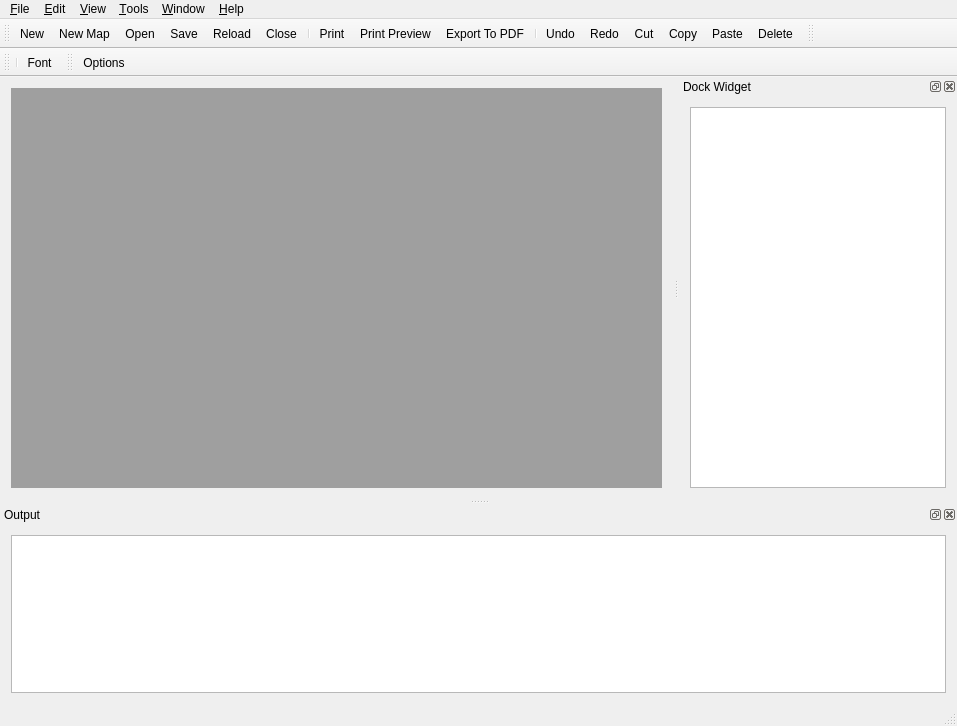
<?xml version="1.0" encoding="UTF-8"?>
<ui version="4.0">
 <class>QbrtMainWindow</class>
 <widget class="QMainWindow" name="QbrtMainWindow">
  <property name="geometry">
   <rect>
    <x>0</x>
    <y>0</y>
    <width>957</width>
    <height>726</height>
   </rect>
  </property>
  <property name="windowTitle">
   <string>AppMDI MainWindow</string>
  </property>
  <widget class="QWidget" name="centralWidget">
   <layout class="QGridLayout" name="gridLayout">
    <item row="0" column="0">
     <widget class="QMdiArea" name="mdiArea">
      <property name="minimumSize">
       <size>
        <width>500</width>
        <height>400</height>
       </size>
      </property>
      <property name="viewMode">
       <enum>QMdiArea::TabbedView</enum>
      </property>
     </widget>
    </item>
   </layout>
  </widget>
  <widget class="QMenuBar" name="menuBar">
   <property name="geometry">
    <rect>
     <x>0</x>
     <y>0</y>
     <width>957</width>
     <height>21</height>
    </rect>
   </property>
   <widget class="QMenu" name="menu_File">
    <property name="title">
     <string>&amp;File</string>
    </property>
    <widget class="QMenu" name="menuNew_Plot">
     <property name="title">
      <string>New Plot</string>
     </property>
     <addaction name="action_Plot_2D"/>
     <addaction name="action_Plot_3D"/>
    </widget>
    <addaction name="action_New"/>
    <addaction name="action_New_Map"/>
    <addaction name="menuNew_Plot"/>
    <addaction name="action_Open"/>
    <addaction name="action_Reload"/>
    <addaction name="action_Save"/>
    <addaction name="action_Save_As"/>
    <addaction name="action_Print"/>
    <addaction name="action_Print_Preview"/>
    <addaction name="action_Export_To_PDF"/>
    <addaction name="separator"/>
    <addaction name="action_Exit"/>
   </widget>
   <widget class="QMenu" name="menu_Edit">
    <property name="title">
     <string>&amp;Edit</string>
    </property>
    <widget class="QMenu" name="menu_Format">
     <property name="title">
      <string>&amp;Format</string>
     </property>
     <addaction name="action_Font"/>
     <addaction name="separator"/>
    </widget>
    <addaction name="action_Undo"/>
    <addaction name="action_Redo"/>
    <addaction name="separator"/>
    <addaction name="action_Cut"/>
    <addaction name="action_Copy"/>
    <addaction name="action_Paste"/>
    <addaction name="action_Delete"/>
    <addaction name="action_Select_All"/>
    <addaction name="separator"/>
    <addaction name="menu_Format"/>
    <addaction name="separator"/>
    <addaction name="action_Read_Only"/>
    <addaction name="action_Globe"/>
   </widget>
   <widget class="QMenu" name="menu_Window">
    <property name="title">
     <string>&amp;Window</string>
    </property>
    <addaction name="action_Close"/>
    <addaction name="action_Close_All"/>
    <addaction name="separator"/>
    <addaction name="action_Tile"/>
    <addaction name="action_Cascade"/>
    <addaction name="separator"/>
    <addaction name="action_Next"/>
    <addaction name="action_Previous"/>
   </widget>
   <widget class="QMenu" name="menu_Help">
    <property name="title">
     <string>&amp;Help</string>
    </property>
    <addaction name="action_About"/>
   </widget>
   <widget class="QMenu" name="menu_View">
    <property name="title">
     <string>&amp;View</string>
    </property>
   </widget>
   <widget class="QMenu" name="menu_Tools">
    <property name="title">
     <string>&amp;Tools</string>
    </property>
    <addaction name="action_Options"/>
    <addaction name="mAction_Test"/>
   </widget>
   <addaction name="menu_File"/>
   <addaction name="menu_Edit"/>
   <addaction name="menu_View"/>
   <addaction name="menu_Tools"/>
   <addaction name="menu_Window"/>
   <addaction name="menu_Help"/>
  </widget>
  <widget class="QToolBar" name="mainToolBar">
   <property name="windowTitle">
    <string>Main Toolbar</string>
   </property>
   <property name="iconSize">
    <size>
     <width>16</width>
     <height>16</height>
    </size>
   </property>
   <attribute name="toolBarArea">
    <enum>TopToolBarArea</enum>
   </attribute>
   <attribute name="toolBarBreak">
    <bool>false</bool>
   </attribute>
   <addaction name="action_New"/>
   <addaction name="action_New_Map"/>
   <addaction name="action_Open"/>
   <addaction name="action_Save"/>
   <addaction name="action_Reload"/>
   <addaction name="action_Close"/>
   <addaction name="separator"/>
   <addaction name="action_Print"/>
   <addaction name="action_Print_Preview"/>
   <addaction name="action_Export_To_PDF"/>
   <addaction name="separator"/>
   <addaction name="action_Undo"/>
   <addaction name="action_Redo"/>
   <addaction name="action_Cut"/>
   <addaction name="action_Copy"/>
   <addaction name="action_Paste"/>
   <addaction name="action_Delete"/>
  </widget>
  <widget class="QStatusBar" name="mStatusBar"/>
  <widget class="QDockWidget" name="Tool_dockWidget">
   <property name="sizePolicy">
    <sizepolicy hsizetype="MinimumExpanding" vsizetype="MinimumExpanding">
     <horstretch>0</horstretch>
     <verstretch>0</verstretch>
    </sizepolicy>
   </property>
   <property name="floating">
    <bool>false</bool>
   </property>
   <property name="allowedAreas">
    <set>Qt::LeftDockWidgetArea|Qt::RightDockWidgetArea</set>
   </property>
   <property name="windowTitle">
    <string>Dock Widget</string>
   </property>
   <attribute name="dockWidgetArea">
    <number>2</number>
   </attribute>
   <widget class="QWidget" name="dockWidgetContents">
    <layout class="QHBoxLayout" name="horizontalLayout">
     <item>
      <widget class="Editor" name="Tool_textEdit"/>
     </item>
    </layout>
   </widget>
  </widget>
  <widget class="QDockWidget" name="mOutput_dockWidget">
   <property name="minimumSize">
    <size>
     <width>518</width>
     <height>140</height>
    </size>
   </property>
   <property name="windowTitle">
    <string>Output</string>
   </property>
   <attribute name="dockWidgetArea">
    <number>8</number>
   </attribute>
   <widget class="QWidget" name="dockWidgetContents_3">
    <layout class="QHBoxLayout" name="horizontalLayout_2">
     <item>
      <widget class="Editor" name="Output_textEdit">
       <property name="minimumSize">
        <size>
         <width>500</width>
         <height>0</height>
        </size>
       </property>
      </widget>
     </item>
    </layout>
   </widget>
  </widget>
  <widget class="QFormatToolBar" name="Format_toolBar">
   <property name="windowTitle">
    <string>Format ToolBar</string>
   </property>
   <property name="iconSize">
    <size>
     <width>16</width>
     <height>16</height>
    </size>
   </property>
   <attribute name="toolBarArea">
    <enum>TopToolBarArea</enum>
   </attribute>
   <attribute name="toolBarBreak">
    <bool>false</bool>
   </attribute>
  </widget>
  <widget class="QFontToolBar" name="Font_toolBar">
   <property name="windowTitle">
    <string>Font ToolBar</string>
   </property>
   <property name="iconSize">
    <size>
     <width>16</width>
     <height>16</height>
    </size>
   </property>
   <attribute name="toolBarArea">
    <enum>TopToolBarArea</enum>
   </attribute>
   <attribute name="toolBarBreak">
    <bool>true</bool>
   </attribute>
   <addaction name="separator"/>
   <addaction name="action_Font"/>
  </widget>
  <widget class="QToolBar" name="Tools_toolBar">
   <property name="windowTitle">
    <string>Tools Toolbar</string>
   </property>
   <property name="iconSize">
    <size>
     <width>16</width>
     <height>16</height>
    </size>
   </property>
   <attribute name="toolBarArea">
    <enum>TopToolBarArea</enum>
   </attribute>
   <attribute name="toolBarBreak">
    <bool>false</bool>
   </attribute>
   <addaction name="action_Options"/>
  </widget>
  <action name="action_Exit">
   <property name="text">
    <string>&amp;Exit</string>
   </property>
  </action>
  <action name="action_Open">
   <property name="icon">
    <iconset resource="res/QBratApp.qrc">
     <normaloff>:/open.png</normaloff>:/open.png</iconset>
   </property>
   <property name="text">
    <string>&amp;Open...</string>
   </property>
  </action>
  <action name="action_New">
   <property name="icon">
    <iconset resource="res/QBratApp.qrc">
     <normaloff>:/new.png</normaloff>:/new.png</iconset>
   </property>
   <property name="text">
    <string>&amp;New</string>
   </property>
  </action>
  <action name="action_Save">
   <property name="icon">
    <iconset resource="res/QBratApp.qrc">
     <normaloff>:/save.png</normaloff>:/save.png</iconset>
   </property>
   <property name="text">
    <string>&amp;Save</string>
   </property>
   <property name="shortcut">
    <string>Ctrl+S</string>
   </property>
  </action>
  <action name="action_Save_As">
   <property name="text">
    <string>Save &amp;As...</string>
   </property>
  </action>
  <action name="action_About">
   <property name="icon">
    <iconset resource="res/QBratApp.qrc">
     <normaloff>:/butterfly.png</normaloff>:/butterfly.png</iconset>
   </property>
   <property name="text">
    <string>&amp;About...</string>
   </property>
  </action>
  <action name="action_Close">
   <property name="icon">
    <iconset resource="res/QBratApp.qrc">
     <normaloff>:/button-close.png</normaloff>:/button-close.png</iconset>
   </property>
   <property name="text">
    <string>&amp;Close</string>
   </property>
  </action>
  <action name="action_Close_All">
   <property name="text">
    <string>Close &amp;All</string>
   </property>
  </action>
  <action name="action_Tile">
   <property name="text">
    <string>&amp;Tile</string>
   </property>
  </action>
  <action name="action_Cascade">
   <property name="text">
    <string>Casca&amp;de</string>
   </property>
  </action>
  <action name="action_Reload">
   <property name="icon">
    <iconset resource="res/QBratApp.qrc">
     <normaloff>:/rotateleft.png</normaloff>:/rotateleft.png</iconset>
   </property>
   <property name="text">
    <string>&amp;Reload</string>
   </property>
  </action>
  <action name="action_Cut">
   <property name="icon">
    <iconset resource="res/QBratApp.qrc">
     <normaloff>:/cut.png</normaloff>:/cut.png</iconset>
   </property>
   <property name="text">
    <string>Cut</string>
   </property>
  </action>
  <action name="action_Copy">
   <property name="icon">
    <iconset resource="res/QBratApp.qrc">
     <normaloff>:/copy.png</normaloff>:/copy.png</iconset>
   </property>
   <property name="text">
    <string>&amp;Copy</string>
   </property>
  </action>
  <action name="action_Paste">
   <property name="icon">
    <iconset resource="res/QBratApp.qrc">
     <normaloff>:/paste.png</normaloff>:/paste.png</iconset>
   </property>
   <property name="text">
    <string>&amp;Paste</string>
   </property>
  </action>
  <action name="action_Next">
   <property name="text">
    <string>&amp;Next</string>
   </property>
  </action>
  <action name="action_Previous">
   <property name="text">
    <string>&amp;Previous</string>
   </property>
  </action>
  <action name="action_Options">
   <property name="icon">
    <iconset resource="res/QBratApp.qrc">
     <normaloff>:/config.png</normaloff>:/config.png</iconset>
   </property>
   <property name="text">
    <string>&amp;Options...</string>
   </property>
  </action>
  <action name="action_Read_Only">
   <property name="checkable">
    <bool>true</bool>
   </property>
   <property name="text">
    <string>Read-Only</string>
   </property>
  </action>
  <action name="action_Undo">
   <property name="icon">
    <iconset resource="res/QBratApp.qrc">
     <normaloff>:/undo.png</normaloff>:/undo.png</iconset>
   </property>
   <property name="text">
    <string>&amp;Undo</string>
   </property>
   <property name="shortcut">
    <string>Ctrl+Z</string>
   </property>
  </action>
  <action name="action_Redo">
   <property name="icon">
    <iconset resource="res/QBratApp.qrc">
     <normaloff>:/redo.png</normaloff>:/redo.png</iconset>
   </property>
   <property name="text">
    <string>&amp;Redo</string>
   </property>
   <property name="shortcut">
    <string>Ctrl+Y</string>
   </property>
  </action>
  <action name="action_Font">
   <property name="icon">
    <iconset resource="res/QBratApp.qrc">
     <normaloff>:/fontcombobox.png</normaloff>:/fontcombobox.png</iconset>
   </property>
   <property name="text">
    <string>&amp;Font...</string>
   </property>
  </action>
  <action name="action_Delete">
   <property name="icon">
    <iconset resource="res/QBratApp.qrc">
     <normaloff>:/edit-delete.png</normaloff>:/edit-delete.png</iconset>
   </property>
   <property name="text">
    <string>&amp;Delete</string>
   </property>
  </action>
  <action name="action_Select_All">
   <property name="text">
    <string>Select &amp;All</string>
   </property>
  </action>
  <action name="action_Print">
   <property name="text">
    <string>&amp;Print...</string>
   </property>
  </action>
  <action name="action_Print_Preview">
   <property name="text">
    <string>Print Preview...</string>
   </property>
  </action>
  <action name="action_Export_To_PDF">
   <property name="text">
    <string>&amp;Export To PDF...</string>
   </property>
  </action>
  <action name="action_New_Map">
   <property name="icon">
    <iconset resource="res/QBratApp.qrc">
     <normaloff>:/map_tools.png</normaloff>:/map_tools.png</iconset>
   </property>
   <property name="text">
    <string>New Map</string>
   </property>
  </action>
  <action name="action_Globe">
   <property name="icon">
    <iconset resource="res/QBratApp.qrc">
     <normaloff>:/images/globe.png</normaloff>:/images/globe.png</iconset>
   </property>
   <property name="text">
    <string>&amp;Globe...</string>
   </property>
  </action>
  <action name="action_Plot_2D">
   <property name="icon">
    <iconset resource="res/QBratApp.qrc">
     <normaloff>:/2.png</normaloff>:/2.png</iconset>
   </property>
   <property name="text">
    <string>2D</string>
   </property>
  </action>
  <action name="action_Plot_3D">
   <property name="icon">
    <iconset resource="res/QBratApp.qrc">
     <normaloff>:/3.png</normaloff>:/3.png</iconset>
   </property>
   <property name="text">
    <string>3D</string>
   </property>
  </action>
  <action name="mAction_Test">
   <property name="icon">
    <iconset resource="res/QBratApp.qrc">
     <normaloff>:/images/test.png</normaloff>:/images/test.png</iconset>
   </property>
   <property name="text">
    <string>Test...</string>
   </property>
  </action>
 </widget>
 <layoutdefault spacing="6" margin="11"/>
 <customwidgets>
  <customwidget>
   <class>QFontToolBar</class>
   <extends>QToolBar</extends>
   <header>GUI/QFontToolBar.h</header>
  </customwidget>
  <customwidget>
   <class>QFormatToolBar</class>
   <extends>QToolBar</extends>
   <header>GUI/QFormatToolBar.h</header>
  </customwidget>
  <customwidget>
   <class>Editor</class>
   <extends>QTextEdit</extends>
   <header>GUI/Editor.h</header>
  </customwidget>
 </customwidgets>
 <resources>
  <include location="res/QBratApp.qrc"/>
 </resources>
 <connections>
  <connection>
   <sender>action_Exit</sender>
   <signal>triggered()</signal>
   <receiver>QbrtMainWindow</receiver>
   <slot>close()</slot>
   <hints>
    <hint type="sourcelabel">
     <x>-1</x>
     <y>-1</y>
    </hint>
    <hint type="destinationlabel">
     <x>478</x>
     <y>311</y>
    </hint>
   </hints>
  </connection>
  <connection>
   <sender>action_Cascade</sender>
   <signal>triggered()</signal>
   <receiver>mdiArea</receiver>
   <slot>cascadeSubWindows()</slot>
   <hints>
    <hint type="sourcelabel">
     <x>-1</x>
     <y>-1</y>
    </hint>
    <hint type="destinationlabel">
     <x>346</x>
     <y>325</y>
    </hint>
   </hints>
  </connection>
  <connection>
   <sender>action_Tile</sender>
   <signal>triggered()</signal>
   <receiver>mdiArea</receiver>
   <slot>tileSubWindows()</slot>
   <hints>
    <hint type="sourcelabel">
     <x>-1</x>
     <y>-1</y>
    </hint>
    <hint type="destinationlabel">
     <x>346</x>
     <y>325</y>
    </hint>
   </hints>
  </connection>
  <connection>
   <sender>action_Close</sender>
   <signal>triggered()</signal>
   <receiver>mdiArea</receiver>
   <slot>closeActiveSubWindow()</slot>
   <hints>
    <hint type="sourcelabel">
     <x>-1</x>
     <y>-1</y>
    </hint>
    <hint type="destinationlabel">
     <x>346</x>
     <y>325</y>
    </hint>
   </hints>
  </connection>
  <connection>
   <sender>action_Close_All</sender>
   <signal>triggered()</signal>
   <receiver>mdiArea</receiver>
   <slot>closeAllSubWindows()</slot>
   <hints>
    <hint type="sourcelabel">
     <x>-1</x>
     <y>-1</y>
    </hint>
    <hint type="destinationlabel">
     <x>346</x>
     <y>325</y>
    </hint>
   </hints>
  </connection>
  <connection>
   <sender>action_Next</sender>
   <signal>triggered()</signal>
   <receiver>mdiArea</receiver>
   <slot>activateNextSubWindow()</slot>
   <hints>
    <hint type="sourcelabel">
     <x>-1</x>
     <y>-1</y>
    </hint>
    <hint type="destinationlabel">
     <x>346</x>
     <y>325</y>
    </hint>
   </hints>
  </connection>
  <connection>
   <sender>action_Previous</sender>
   <signal>triggered()</signal>
   <receiver>mdiArea</receiver>
   <slot>activatePreviousSubWindow()</slot>
   <hints>
    <hint type="sourcelabel">
     <x>-1</x>
     <y>-1</y>
    </hint>
    <hint type="destinationlabel">
     <x>346</x>
     <y>325</y>
    </hint>
   </hints>
  </connection>
 </connections>
</ui>
